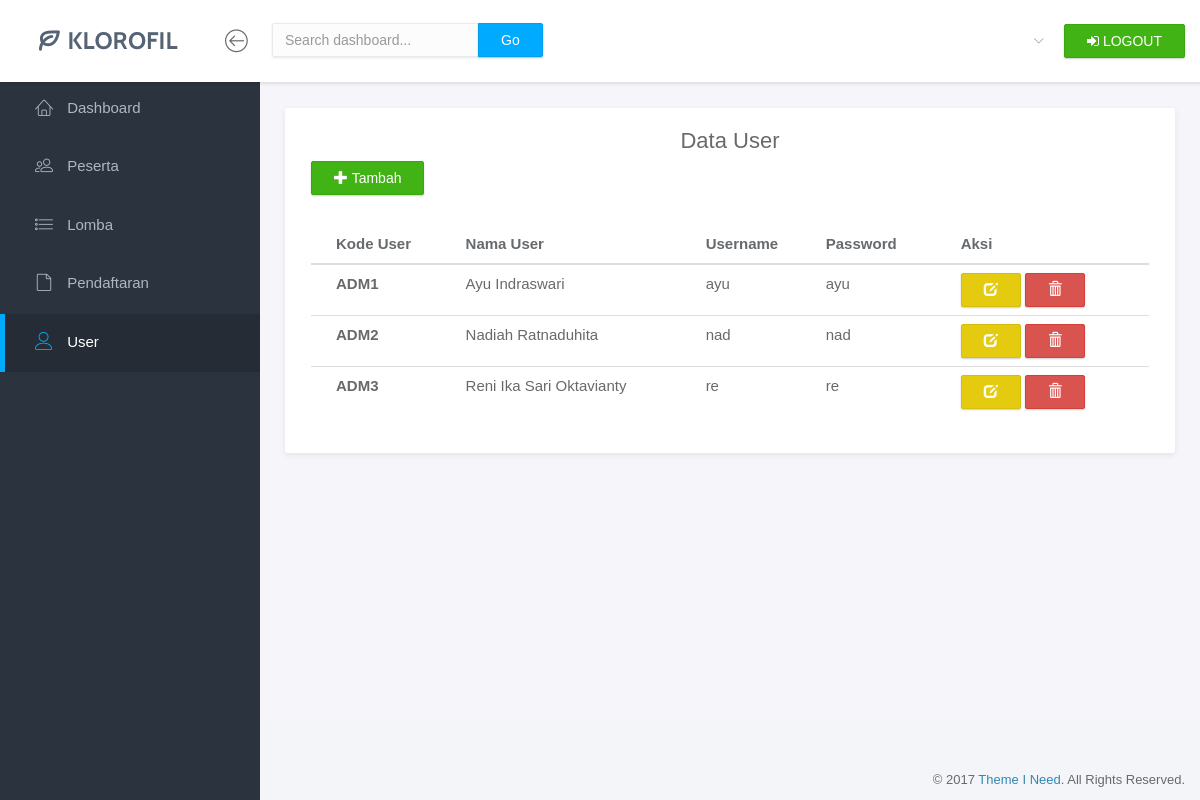
The app's page /index.php/user with its own data.
### tables this page shows
CREATE TABLE `user` (
  `kode_user` varchar(10) NOT NULL,
  `nama_user` varchar(50) NOT NULL,
  `username_user` varchar(30) NOT NULL,
  `password_user` varchar(30) NOT NULL
);

### application/controllers/User.php (called while the page is built, shortened)
<?php
class User extends CI_Controller{
	function __construct(){
		$this->load->model('User_model');
	}
	public function index(){
		$data['user'] = $this->User_model->tampilUser();
		$this->load->view('user_view.php', $data);
	}
}
?>

### index.php (called while the page is built, shortened)
<?php
require_once BASEPATH.'core/CodeIgniter.php';

### application/models/User_model.php (called while the page is built, shortened)
<?php
class User_model extends CI_Model{
	public function tampiluser(){
		$query = $this->db->get('user');
		return $query->result();
	}
}

### application/views/user_view.php (the view, shortened to what this page needs)
<!doctype html>
<html lang="en">
<head>
	<link rel="stylesheet" href="<?php echo base_url();?>assets/vendor/bootstrap/css/bootstrap.min.css">
	<link rel="stylesheet" href="<?php echo base_url();?>assets/vendor/font-awesome/css/font-awesome.min.css">
	<link rel="stylesheet" href="<?php echo base_url();?>assets/vendor/linearicons/style.css">
	<link rel="stylesheet" href="<?php echo base_url();?>assets/vendor/chartist/css/chartist-custom.css">
	<link rel="stylesheet" href="<?php echo base_url();?>assets/css/main.css">
	<link rel="stylesheet" href="<?php echo base_url();?>assets/css/demo.css">
</head>
<body>
	<div id="wrapper">
		<nav class="navbar navbar-default navbar-fixed-top">
			<div class="brand">
				<img src="<?php base_url();?>../assets/img/logo-dark.png" alt="Klorofil Logo" class="img-responsive logo">
			</div>
			<div class="container-fluid">
				<div class="navbar-btn">
					<button type="button" class="btn-toggle-fullwidth"><i class="lnr lnr-arrow-left-circle"></i></button>
				</div>
				<form class="navbar-form navbar-left">
					<div class="input-group">
						<input type="text" value="" class="form-control" placeholder="Search dashboard...">
						<span class="input-group-btn"><button type="button" class="btn btn-primary">Go</button></span>
					</div>
				</form>
				<div class="navbar-btn navbar-btn-right">
					<a class="btn btn-success update-pro" href="<?php echo base_url();?>index.php/Logout/"><i class="fa fa-sign-in"></i><span> LOGOUT</span></a>
				</div>
				<div id="navbar-menu">
					<ul class="nav navbar-nav navbar-right">
						<li class="dropdown">
							<a href="<?php echo base_url();?>#" class="dropdown-toggle" data-toggle="dropdown"> <span><?php echo $this->session->userdata('nama_user'); ?></span> <i class="icon-submenu lnr lnr-chevron-down"></i></a>
						</li>
					</ul>
				</div>
			</div>
		</nav>
		<div id="sidebar-nav" class="sidebar">
			<div class="sidebar-scroll">
				<nav>
					<ul class="nav">
						<li><a href="<?php echo base_url();?>index.php/Template"><i class="lnr lnr-home"></i> <span>Dashboard</span></a></li>
						<li><a href="<?php echo base_url();?>index.php/Peserta" class=""><i class="lnr lnr-users"></i> <span>Peserta</span></a></li>
						<li><a href="<?php echo base_url();?>index.php/Lomba" class=""><i class="lnr lnr-list"></i> <span>Lomba</span></a></li>
						<li><a href="<?php echo base_url();?>index.php/Pendaftaran" class=""><i class="lnr lnr-file-empty"></i> <span>Pendaftaran</span></a></li>
						<li><a href="<?php echo base_url();?>index.php/User" class="active"><i class="lnr lnr-user"></i> <span>User</span></a></li>
					</ul>
				</nav>
			</div>
		</div>
		<div class="main">
			<div class="main-content">
				<div class="container-fluid">
					<div class="panel panel-headline">
						<div class="panel-heading">
							<h3 class="panel-title" align="center">Data User</h3>
					        <a href="<?php echo base_url();?>index.php/User/tambah" class="btn btn-success"><span class="glyphicon glyphicon-plus"></span> Tambah</a>
						</div>
						<div class="panel-body">
							<div class="row">
								<div class="col-md-12">
									<table class="table table-hover">
					                  <thead>
					                    <tr>
					                      <th scope="col">Kode User</th>
					                      <th scope="col">Nama User</th>
					                      <th scope="col">Username</th>
					                      <th scope="col">Password</th>
					                      <th scope="col">Aksi</th>
					                    </tr>
					                  </thead>
					                  <tbody>
					                    <?php
					                      foreach ($user as $usr) {
					                    ?>
					                    <tr>
					                      <th scope="row"><?php echo $usr->kode_user; ?></th>
					                      <td><?php echo $usr->nama_user; ?></td>
					                      <td><?php echo $usr->username_user; ?></td>
					                      <td><?php echo $usr->password_user; ?></td>
					                      <td>
					                        <a href="<?php echo base_url();?>index.php/user/ubah/<?php echo $usr->kode_user;?>" class="btn btn-warning"><span class="glyphicon glyphicon-edit"></span></a>
					                        <a href="<?php echo base_url();?>index.php/user/hapus/<?php echo $usr->kode_user;?>" onclick="return confirm('Apakah anda yakin?')" class="btn btn-danger">
					                        <span class="glyphicon glyphicon-trash"></span></a>
					                      </td>
					                    </tr>
					                    <?php
					                      }
					                     ?>
					                  </tbody>
					                </table>
								</div>
							</div>
						</div>
					</div>
					</div>
				</div>
			</div>
		</div>
		<footer>
			<div class="container-fluid">
				<p class="copyright">&copy; 2017 <a href="<?php echo base_url();?>https://www.themeineed.com" target="_blank">Theme I Need</a>. All Rights Reserved.</p>
			</div>
		</footer>
</body>
</html>

### records on screen
user: kode_user "ADM1", nama_user "Ayu Indraswari", username_user "ayu", password_user "ayu"
user: kode_user "ADM2", nama_user "Nadiah Ratnaduhita", username_user "nad", password_user "nad"
user: kode_user "ADM3", nama_user "Reni Ika Sari Oktavianty", username_user "re", password_user "re"
